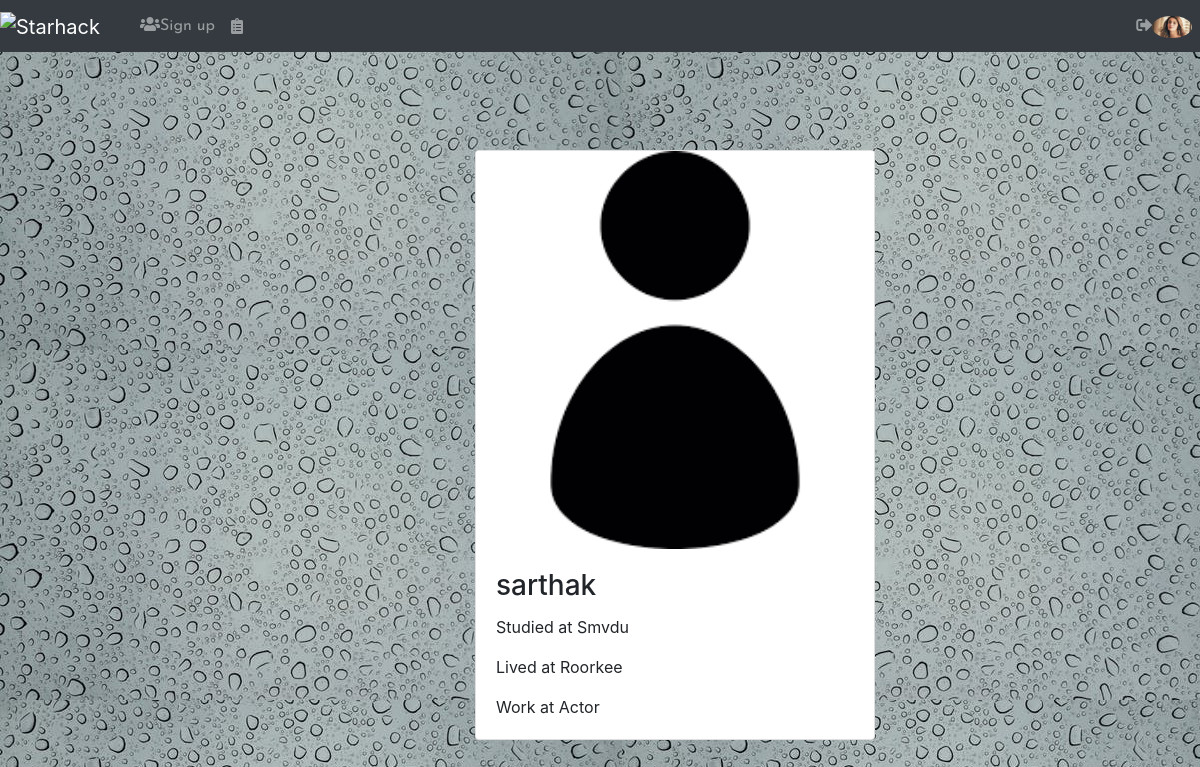
The app's page /usrinf/5/ (signed in) with its own data.
### cloneapp/models.py (models this page shows)
class user_info(models.Model):
    user_p=models.ForeignKey(User,on_delete=models.CASCADE,related_name="userinf")
    studies=models.CharField(max_length=100,blank=True,null=True)
    home=models.CharField(max_length=300,blank=True,null=True)
    work=models.CharField(max_length=200,blank=True,null=True)
    image_field=models.ImageField(upload_to='profile_pic',blank=True)

### cloneapp/views.py (the view)
# urls.py: path('usrinf/<int:pk>/',views.profile_user_info,name='userinfo'),
def profile_user_info(request,pk):
    u=get_object_or_404(user_info,pk=pk)
    return render(request,'cloneapp/profile_user_inf.html',{'model':u})

### cloneapp/templatetags/extra_tags.py (called while the page is built)
@register.filter(name='imageurl')
def image_url(value):
    k=get_object_or_404(user_info,user_p = value)
    return k.image_field.url

### cloneapp/templates/cloneapp/profile_user_inf.html
{% extends 'cloneapp/base.html'%}
{% load staticfiles %}
{% block head %}
<link rel="stylesheet" href="{% static 'cloneapp/anothercss.css'%}">
{% endblock %}
{% block a %}
<div class="wq">
  <div class="card" style="width:400px; margin:100px auto;">
     <img class="card-img-top" src="{{ model.image_field.url }}" alt="userimage">
     <div class="card-body">
       <h3 class="card-title">{{ model.user_p.username}}</h3>
       {% if model.studies %}
       <p class="card-text">Studied at {{model.studies}}</p>
       {% endif %}
       {% if model.home %}
       <p class="card-text"> Lived at {{model.home}}</p>
       {% endif %}
       {% if model.work %}
       <p class="card-text "> Work at {{model.work}}</p>
       {% endif %}
     </div>
  </div>
</div>
{% endblock %}

### cloneapp/templates/cloneapp/base.html (shortened to what this page needs)
<!DOCTYPE html>
{% load static %}
{% load extra_tags %}
<html lang="en" dir="ltr">
  <head>
    <link rel="stylesheet" href="https://stackpath.bootstrapcdn.com/bootstrap/4.1.2/css/bootstrap.min.css">
    <link rel="stylesheet" href="https://use.fontawesome.com/releases/v5.2.0/css/all.css">
    {% block head %}
    {% endblock %}
  </head>
  <body>
    <nav class="nav navbar-expand-sm bg-dark navbar-dark fixed-top">
      <div class="navbar-brand">
      <a class="navbar-brand " href="{% url 'cloneapp:question_list' %}"><img src="https://encrypted-tbn0.gstatic.com/images?q=tbn:ANd9GcT8UYVQPzyKYSQ_79-zmwNcmn9lPmN_JU8jb5Ie0Nn9qGU0y0xh" alt="Starhack" width:"30" height="30" ></a>
      </div>
      <div class="collapse navbar-collapse" id="collapsecls">
        <ul class="navbar-nav navbar-left">
          <li class="nav-item"><a class="nav-link sign" href="{% url 'cloneapp:registration' %}"><i class="fas fa-users"></i>Sign up</a></li>
          {% if user.is_authenticated %}
          <li class="nav-item"><a class="nav-link" href="{% url 'cloneapp:draft_question' %}"><i class="fas fa-clipboard-list"></i></a></li>
        </ul>
        <ul class="navbar-nav ml-auto">
            <li class="nav-item"><a class="nav-link" href="{% url 'cloneapp:logout' %}"><i class="fas fa-sign-out-alt"></i><img  src="{{ user|imageurl }}" alt="{{ user.use_info_set.image_field.url }}" class=" image-responsive rounded-circle" style="width:40px;"></a></li>
          {% endif %}
          </ul>
      </div>
    </nav>
    {% block a %}
    {% endblock %}
  </body>
</html>

### cloneapp/static/cloneapp/anothercss.css (style rules this page uses)
body { background: url("images/back.jpeg") repeat; }
.sign { font-family: 'Josefin Sans', sans-serif; }
.wq { margin-left: 150px; margin-top: 150px; }

### records on screen
user_info: image_field (picture), user_p.username "sarthak", studies "Smvdu", home "Roorkee", work "Actor"
